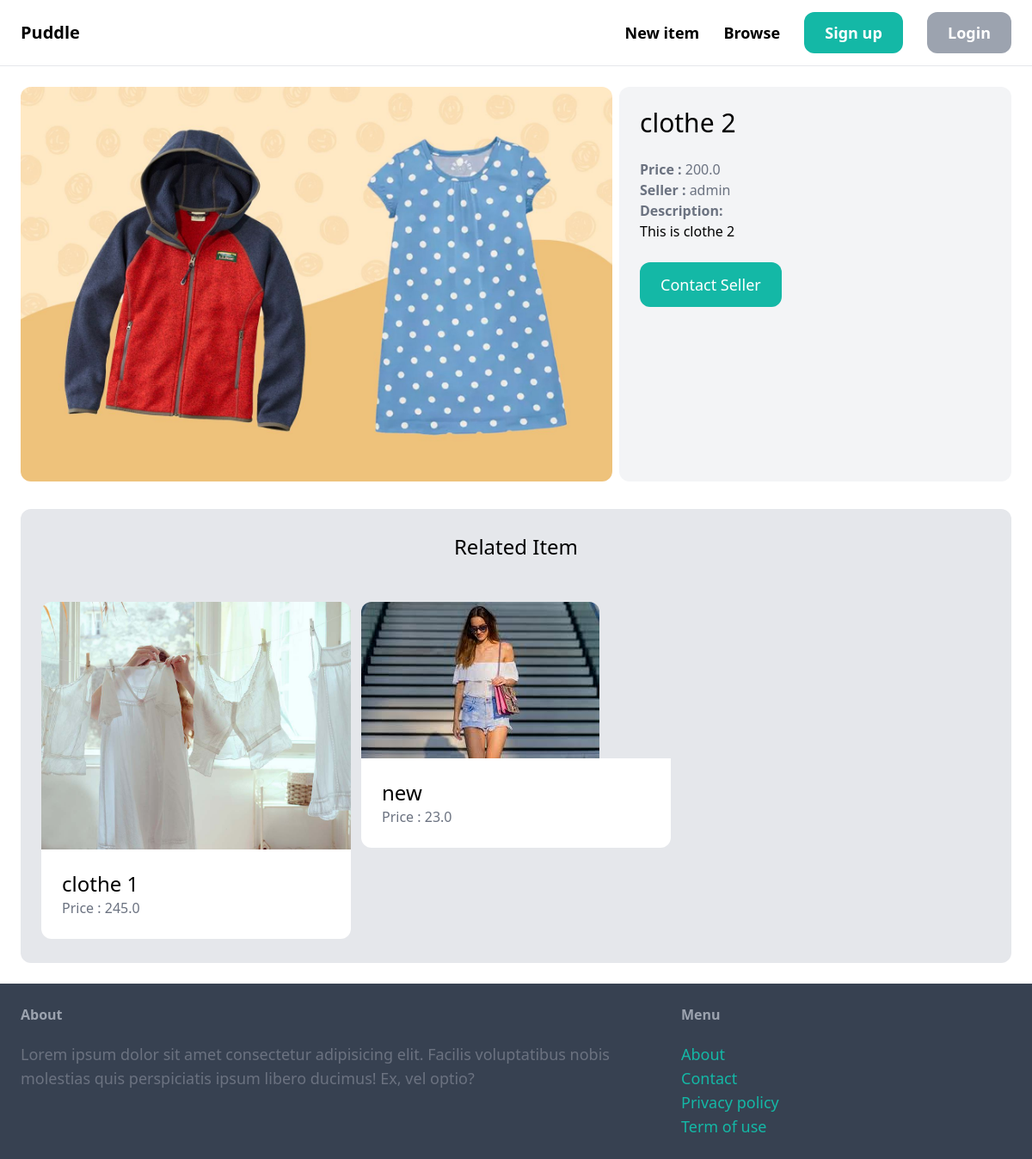
The app's page /items/6, older data.
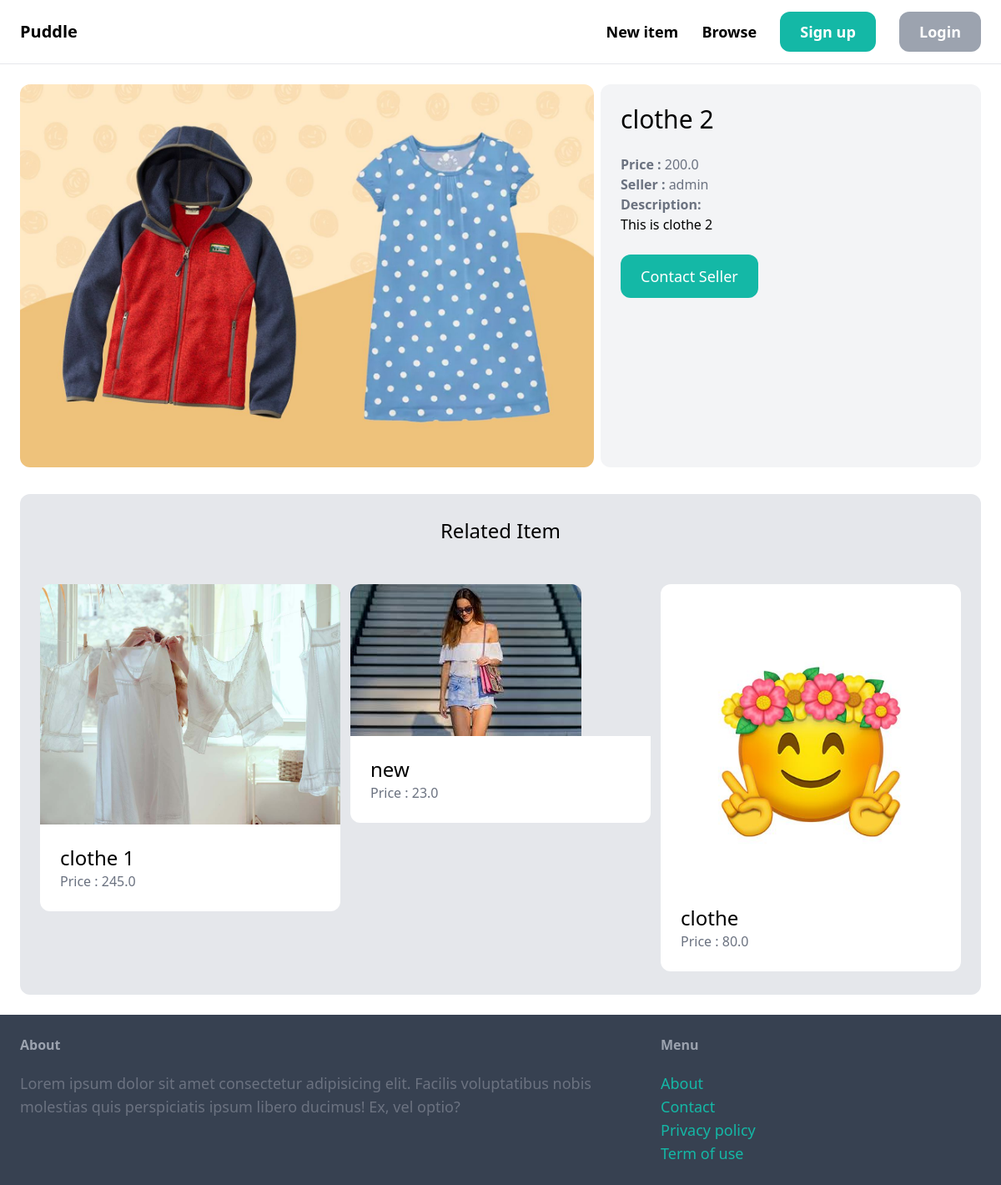
The same page, newer data.
### item/models.py (models this page shows, shortened)
class Item(models.Model):
    category = models.ForeignKey(Category, related_name='items', on_delete=models.CASCADE)
    name = models.CharField(max_length=255)
    description = models.TextField(blank=True, null=True)
    price = models.FloatField()
    image = models.ImageField(upload_to='item_images',blank=True,null=True)
    is_sold = models.BooleanField(default=False)
    created_by = models.ForeignKey(User, related_name='items', on_delete=models.CASCADE)
    created_at = models.DateTimeField(auto_now_add=True)

### item/views.py (the view)
# urls.py: path('<int:pk>',views.detail,name='detail'),
def detail(request,pk):
    item = get_object_or_404(Item, pk=pk)
    related_items=Item.objects.filter(category=item.category, is_sold=False).exclude(pk=pk)[0:3]
    return render(request, 'item/detail.html',{
        'item':item,
        'related_items':related_items
    })

### item/templates/item/detail.html (shortened to what this page needs)
{% extends 'core/base.html' %}
{% block content %}
    <div class='grid grid-cols-5 gap-2'>
        <div class='col-span-3'>
            <img src='{{item.image.url}}' class='rounded-xl'>
        </div>
        <div class='col-span-2 p-6 bg-gray-100 rounded-xl'>
            <h1 class='mb-6 text-3xl'>{{item.name}}</h1>
            <p class='text-gray-500'><strong>Price : </strong>{{item.price}}</p>
            <p class='text-gray-500'><strong>Seller : </strong>{{item.created_by.username}}</p>
            {% if item.description %}
            <p class='test-gray-700'>
                <strong class='text-gray-500'>Description: </strong>
                <br>
                {{item.description}}
            </p>
            {% endif %}
            {% if request.user == item.created_by %}
            <div class='mt-6 p-6 bg-white rounded-xl'>
                <p>This is your item!!</p>
                <a href='{% url 'item:edit' item.id %}' class='inline-block mt-6 px-6 py-3 text-lg font-semibold bg-teal-500 text-white rounded-xl'>Edit</a>
                <a href='{% url 'item:delete' item.id %}' class='inline-block mt-6 px-6 py-3 text-lg font-semibold bg-red-500 text-white rounded-xl'>Delete</a>
            </div>
            {% else %}
              <a href="{% url 'conversation:new' item.id %}" class='inline-block mt-6 px-6 py-3 text-lg font-semifold bg-teal-500 text-white hover:bg-teal-700 rounded-xl'>Contact Seller</a>
              {% endif %}
        </div>
    </div>
    <div class="mt-8 px-6 py=12 bg-gray-200 rounded-xl pt-7 pb-7">
        <h2 class='mb-12 text-2xl text-center'>Related Item</h2>
        <div class='grid grid-cols-3 gap-3'>
            {% for item in related_items %}
                <div>
                    <a href="{% url 'item:detail' item.id %}">
                        <div>
                            <img src="{{item.image.url}}" class="rounded-t-xl  "   alt="">
                        </div>
                        <div class="p-6 bg-white rounded-b-xl">
                            <h2 class="text-2xl">{{item.name}}</h2>
                            <p class="text-gray-500">Price : {{item.price}}</p>
                        </div>
                    </a>
                </div>
            {% endfor %}
        </div>
     </div>
{% endblock %}

Row changes from the older to the newer data that the page shows:
added Item: image (picture), name "clothe", price "80.0"
